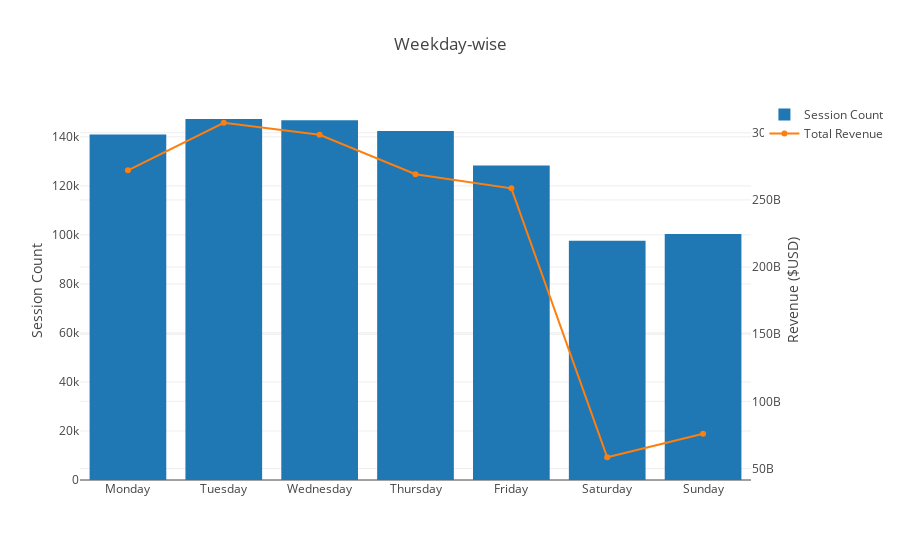

The code cell stored with this chart in its notebook:
### Code cell
workday_trace = [
    go.Bar(
        x = weekdays,
        y = workday.count()['visitId'].values,
        name = 'Session Count'
    ),
    go.Scatter(
        x = weekdays,
        y = workday.sum()['totals.transactionRevenue'].values,
        name = 'Total Revenue',
        yaxis = 'y2'
    )
]

workday_layout = go.Layout(
    title='Weekday-wise',
    yaxis=dict(
        title='Session Count'
    ),
    yaxis2=dict(
        title='Revenue ($USD)',
        overlaying='y',
        side='right'
    )
)

weekdays_fig = go.Figure(data=workday_trace, layout=workday_layout)

py.iplot(weekdays_fig)

### Figure 1 — Plotly figure (JSON) as saved in the notebook; plotly's stock layout.template omitted (floating-point values rounded to 4 significant figures)
{"data": [{"name": "Session Count", "type": "bar", "uid": "7c490d4a-e7cc-11e8-9c9c-54e1ad9767fc", "x": ["Monday", "Tuesday", "Wednesday", "Thursday", "Friday", "Saturday", "Sunday"], "y": [140905, 147279, 146733, 142399, 128331, 97646, 100360]}, {"name": "Total Revenue", "type": "scatter", "uid": "7c490d4b-e7cc-11e8-89ad-54e1ad9767fc", "x": ["Monday", "Tuesday", "Wednesday", "Thursday", "Friday", "Saturday", "Sunday"], "y": [272050260000, 307466240000, 298488440000, 269170560000, 258656660000, 58397360000, 75841720000], "yaxis": "y2"}], "layout": {"title": "Weekday-wise", "yaxis": {"title": "Session Count"}, "yaxis2": {"overlaying": "y", "side": "right", "title": "Revenue ($USD)"}}}
